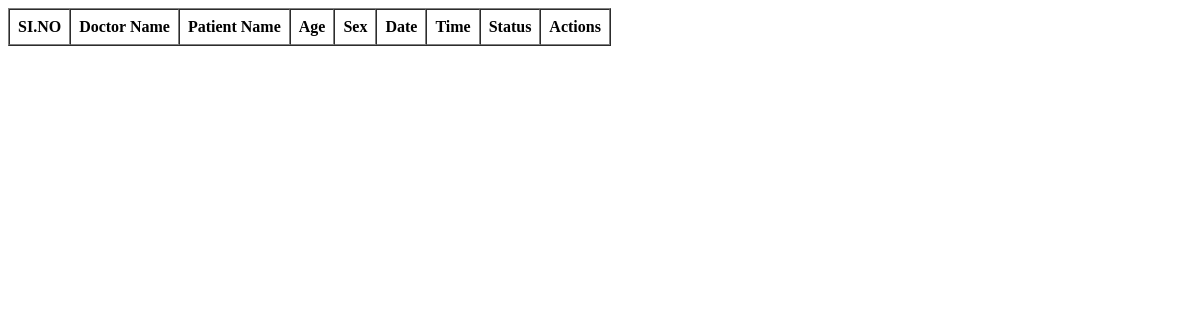
/doctorappointment, run on an earlier commit of the app's database.
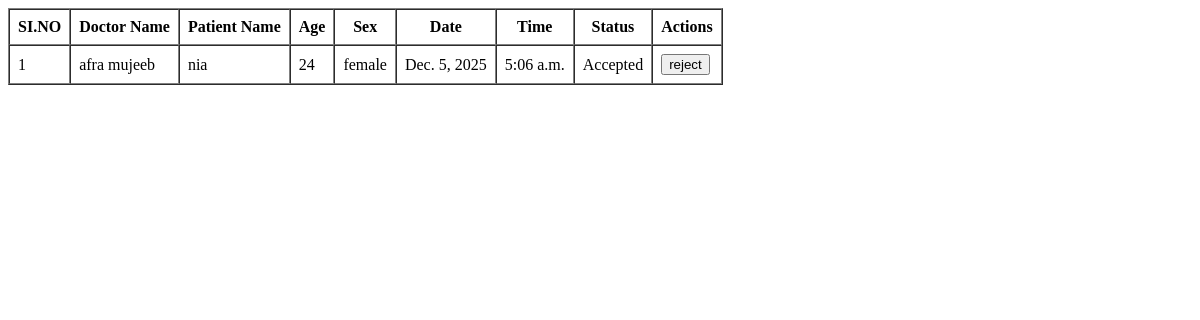
And on a later commit of the database.
### RenalGuideApp/models.py (models this page shows)
class AppointmentTable(models.Model):
    date=models.DateField(null=True,blank=True)
    time=models.TimeField(null=True,blank=True)
    DOCTORID = models.ForeignKey(DoctorTable, on_delete=models.CASCADE, null=True, blank=True)
    PATIENTID=models.ForeignKey(PatientTable,on_delete=models.CASCADE, null=True,blank=True)
    bookingdate = models.DateTimeField(auto_now_add=True, blank=True, null=True)
    status = models.CharField(max_length=100, null=True, blank=True)

class DoctorTable(models.Model):
    name=models.CharField(max_length=30,null=True,blank=True)
    age=models.IntegerField(null=True,blank=True)
    phonenumber=models.BigIntegerField(null=True,blank=True)
    sex=models.CharField(max_length=30,null=True,blank=True)
    email=models.CharField(null=True,blank=True)
    image=models.FileField()
    qualification=models.CharField(max_length=30,null=True,blank=True)
    experience=models.IntegerField(null=True,blank=True)
    LOGINID=models.ForeignKey(LoginTable,on_delete=models.CASCADE, null=True,blank=True)

class PatientTable(models.Model):
    name=models.CharField(max_length=30,null=True,blank=True)
    age=models.IntegerField(null=True,blank=True)
    sex=models.CharField(max_length=30,null=True,blank=True)
    bloodgroup=models.CharField(max_length=30,null=True,blank=True)
    diagnosis=models.CharField(max_length=30,null=True,blank=True)
    CARETAKERID=models.ForeignKey(CaretakerTable,on_delete=models.CASCADE, null=True,blank=True)

### RenalGuideApp/views.py (the view)
# urls.py: path('doctorappointment', manageappoinment.as_view(), name="doctorappointment"),
class manageappoinment(View):
    def get(self, request):
        c = AppointmentTable.objects.all()
        return render(request, 'administration/doctorappointment.html',{'appoinment':c})

### templates/administration/doctorappointment.html (shortened to what this page needs)
<!DOCTYPE html>
<html lang="en">
<head>
</head>
<body>
    <table border="1" cellpadding="8" cellspacing="0">
        <tr>
            <th>SI.NO</th>
            <th>Doctor Name</th>
            <th>Patient Name</th>
            <th>Age</th>
            <th>Sex</th>
            <th>Date</th>
            <th>Time</th>
            <th>Status</th>
            <th>Actions</th>
        </tr>
        {% for i in appoinment %}
        <tr>
        <td>{{forloop.counter}}</td>
            <td>{{i.DOCTORID.name}}</td>
            <td>{{i.PATIENTID.name}}</td>
            <td>{{i.PATIENTID.age}}</td>
            <td>{{i.PATIENTID.sex}}</td>
            <td>{{i.date}}</td>
            <td>{{i.time}}</td>
            <td>{{i.status  }}</td>
            <td>
                {% if i.status == "pending" %}
           <a href="/acceptAppointment/{{i.id}}"><button>accept</button></a>
                <a href="/rejectAppoinment/{{i.id}}"><button>reject</button></a>
            {% elif i.status == "rejected" %}
                <a href="/acceptAppointment/{{i.id}}"><button>accept</button></a>
            {% else %}
                <a href="/rejectAppoinment/{{i.id}}"><button>reject</button></a>
            {% endif %}
        </td>
        </tr>
        {% endfor %}
    </table>
</body>
</html>

What changed in the data, as far as the page shows it:
added AppointmentTable: DOCTORID.name "afra mujeeb", PATIENTID.name "nia", PATIENTID.age "24", PATIENTID.sex "female", date "Dec. 5, 2025", time "5:06 a.m.", status "Accepted"
